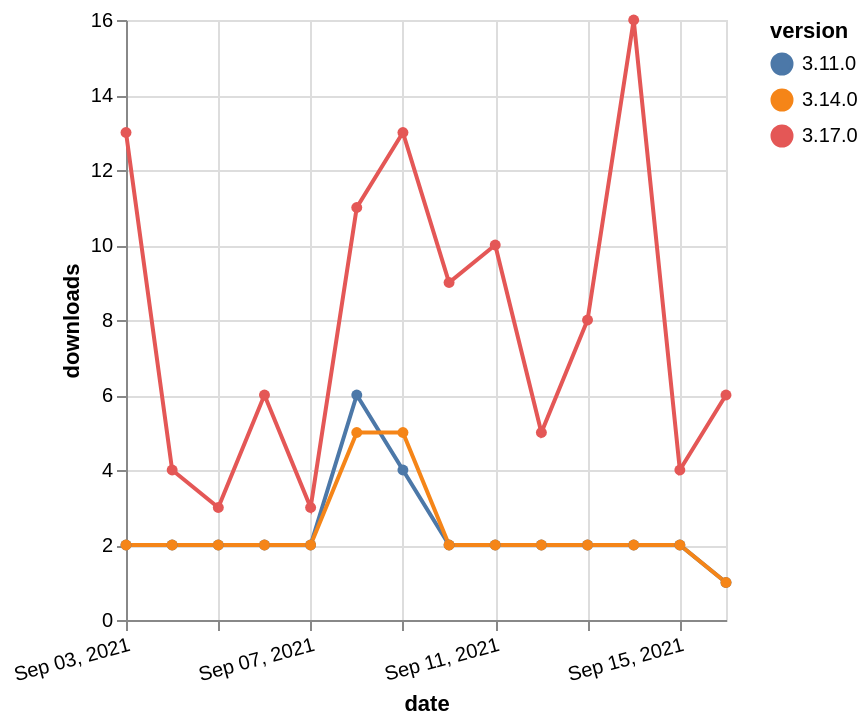

Source (Vega-Lite JSON):
### Vega-Lite specification from a JSON file in a GitHub repository (floating-point values rounded to 4 significant figures)
{"$schema": "https://vega.github.io/schema/vega-lite/v5.json", "description": "A simple bar chart with embedded data.", "data": {"values": [{"date": "2021-09-03", "total": 8529, "delta": 13, "version": "3.17.0"}, {"date": "2021-09-04", "total": 8533, "delta": 4, "version": "3.17.0"}, {"date": "2021-09-05", "total": 8536, "delta": 3, "version": "3.17.0"}, {"date": "2021-09-06", "total": 8542, "delta": 6, "version": "3.17.0"}, {"date": "2021-09-07", "total": 8545, "delta": 3, "version": "3.17.0"}, {"date": "2021-09-08", "total": 8556, "delta": 11, "version": "3.17.0"}, {"date": "2021-09-09", "total": 8569, "delta": 13, "version": "3.17.0"}, {"date": "2021-09-10", "total": 8578, "delta": 9, "version": "3.17.0"}, {"date": "2021-09-11", "total": 8588, "delta": 10, "version": "3.17.0"}, {"date": "2021-09-12", "total": 8593, "delta": 5, "version": "3.17.0"}, {"date": "2021-09-13", "total": 8601, "delta": 8, "version": "3.17.0"}, {"date": "2021-09-14", "total": 8617, "delta": 16, "version": "3.17.0"}, {"date": "2021-09-15", "total": 8621, "delta": 4, "version": "3.17.0"}, {"date": "2021-09-16", "total": 8627, "delta": 6, "version": "3.17.0"}, {"date": "2021-09-03", "total": 4448, "delta": 2, "version": "3.11.0"}, {"date": "2021-09-04", "total": 4450, "delta": 2, "version": "3.11.0"}, {"date": "2021-09-05", "total": 4452, "delta": 2, "version": "3.11.0"}, {"date": "2021-09-06", "total": 4454, "delta": 2, "version": "3.11.0"}, {"date": "2021-09-07", "total": 4456, "delta": 2, "version": "3.11.0"}, {"date": "2021-09-08", "total": 4462, "delta": 6, "version": "3.11.0"}, {"date": "2021-09-09", "total": 4466, "delta": 4, "version": "3.11.0"}, {"date": "2021-09-10", "total": 4468, "delta": 2, "version": "3.11.0"}, {"date": "2021-09-11", "total": 4470, "delta": 2, "version": "3.11.0"}, {"date": "2021-09-12", "total": 4472, "delta": 2, "version": "3.11.0"}, {"date": "2021-09-13", "total": 4474, "delta": 2, "version": "3.11.0"}, {"date": "2021-09-14", "total": 4476, "delta": 2, "version": "3.11.0"}, {"date": "2021-09-15", "total": 4478, "delta": 2, "version": "3.11.0"}, {"date": "2021-09-16", "total": 4479, "delta": 1, "version": "3.11.0"}, {"date": "2021-09-03", "total": 4704, "delta": 2, "version": "3.14.0"}, {"date": "2021-09-04", "total": 4706, "delta": 2, "version": "3.14.0"}, {"date": "2021-09-05", "total": 4708, "delta": 2, "version": "3.14.0"}, {"date": "2021-09-06", "total": 4710, "delta": 2, "version": "3.14.0"}, {"date": "2021-09-07", "total": 4712, "delta": 2, "version": "3.14.0"}, {"date": "2021-09-08", "total": 4717, "delta": 5, "version": "3.14.0"}, {"date": "2021-09-09", "total": 4722, "delta": 5, "version": "3.14.0"}, {"date": "2021-09-10", "total": 4724, "delta": 2, "version": "3.14.0"}, {"date": "2021-09-11", "total": 4726, "delta": 2, "version": "3.14.0"}, {"date": "2021-09-12", "total": 4728, "delta": 2, "version": "3.14.0"}, {"date": "2021-09-13", "total": 4730, "delta": 2, "version": "3.14.0"}, {"date": "2021-09-14", "total": 4732, "delta": 2, "version": "3.14.0"}, {"date": "2021-09-15", "total": 4734, "delta": 2, "version": "3.14.0"}, {"date": "2021-09-16", "total": 4735, "delta": 1, "version": "3.14.0"}]}, "width": "container", "mark": {"type": "line", "point": {"filled": true}}, "encoding": {"x": {"field": "date", "type": "temporal", "timeUnit": "yearmonthdate", "title": "date", "axis": {"labelAngle": -15}}, "y": {"field": "delta", "type": "quantitative", "title": "downloads"}, "color": {"field": "version", "type": "nominal"}, "tooltip": {"field": "delta"}}}
